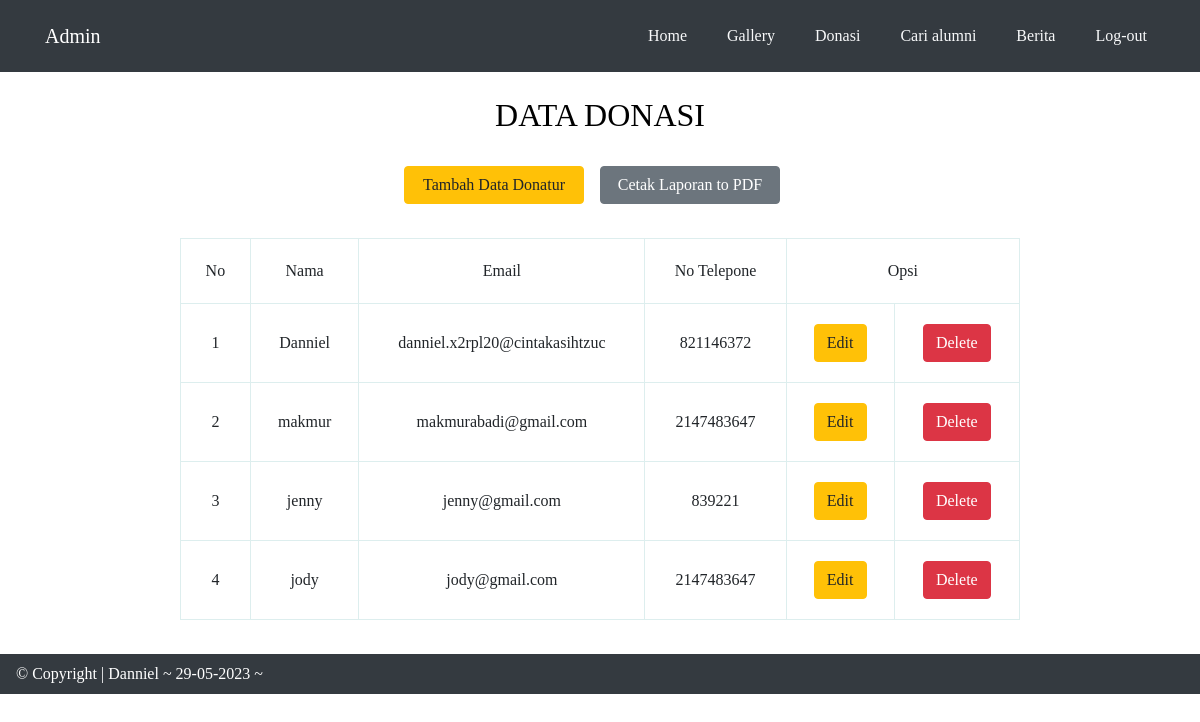
The app's page /admin/backend/donasi.php with its own data.
### tables this page shows
CREATE TABLE `donasi` (
  `id` int(20) NOT NULL,
  `nama` varchar(30) NOT NULL,
  `email` varchar(30) NOT NULL,
  `no_telepone` int(255) NOT NULL
);

### admin/backend/donasi.php (the view, shortened to what this page needs)
<!DOCTYPE html>
<html>
<head>
<link rel="stylesheet" href="https://stackpath.bootstrapcdn.com/bootstrap/4.1.3/css/bootstrap.min.css">
</head>
<body>
     <nav class='navbar navbar-expand-lg navbar-dark bg-dark text-light '>
    <div class="container">
        <a href="../index.php" class="navbar-brand">Admin</a>
        <ul class="navbar-nav ml-auto pt-2 pb-2">
            <li class="nav-item">
                <a href="../index.php" class="nav-link text-light">Home</a>
            </li>
            <li class="nav-item ml-4">
               <a href="gallery.php" class="nav-link text-light"> Gallery </a>
            </li>
            <li class="nav-item ml-4">
                <a href="donasi.php" class="nav-link text-light"> Donasi </a>
            </li>
            <li class="nav-item ml-4">
                <a href="cari.php" class="nav-link text-light"> Cari alumni </a>
            </li>
            <li class="nav-item ml-4">
                <a href="berita.php" class="nav-link text-light"> Berita </a>
            </li>
            <li class="nav-item ml-4">
                <a href="../logout.php" class="nav-link text-light"> Log-out </a>
            </li>
        </ul>
    </div>
</nav>
        <br>
   <center> <h2>Data Donasi</h2> </center>
   <br>
   <div class="d-flex justify-content-center">
   <a class="btn btn-warning mr-3" style="width: 180px" href="input.php">Tambah Data Donatur</a>
   <a class="btn btn-secondary mr-3" style="width: 180px" href="cetak.php" >Cetak Laporan to PDF</a>
   </div>
   <br>
    <table>
        <thead>
            <tr>
                <td>No</td>
                <td>Nama</td>
                <td>Email</td>
                <td>No Telepone</td>
                <td colspan="2" >Opsi</td>
            </tr>
        </thead>
        <?php
        include "config2.php";
        $no = 1;
        $query = mysqli_query($kon, 'SELECT * FROM donasi');
        while ($data = mysqli_fetch_array($query)) {
        ?>
            <tr>
                <td><?php echo $no++ ?></td>
                <td><?php echo $data['nama'] ?></td>
                <td><?php echo $data['email'] ?></td>
                <td><?php echo $data['no_telepone'] ?></td>
                <td><a class="btn btn-warning" href="edt.php?id=<?php echo $data['id']; ?>">Edit</a></td>
				<td><a class="btn btn-danger" href="delete.php?id=<?php echo $data['id']; ?>">Delete</a></td>
            </tr>
        <?php } ?>
    </table>
            <br>
    <div class="navbar bg-dark">
	<div style="color: #fff;"> &copy Copyright | Danniel ~ <?php $tgl=date('d-m-Y'); echo $tgl; ?> ~
	</div>
</body>
</html>

### admin/backend/donasi.php (style rules this page uses)
* { font-family: "Trebuchet MS"; }
h2 { text-transform: uppercase; color: Black; font-family: "Times new roman"; }
table { border: 1px solid #ddeeee; border-collapse: collapse; border-spacing: 0; width: 70%; margin: 10px auto 10px auto; }
th, td { border: 1px solid #ddeeee; padding: 20px; text-align: center; }
ul,li,a { font-family: "Times new roman"; }

### records on screen
donasi: nama "Danniel", email "danniel.x2rpl20@cintakasihtzuc", no_telepone "821146372"
donasi: nama "makmur", email "makmurabadi@gmail.com", no_telepone "2147483647"
donasi: nama "jenny", email "jenny@gmail.com", no_telepone "839221"
donasi: nama "jody", email "jody@gmail.com", no_telepone "2147483647"
